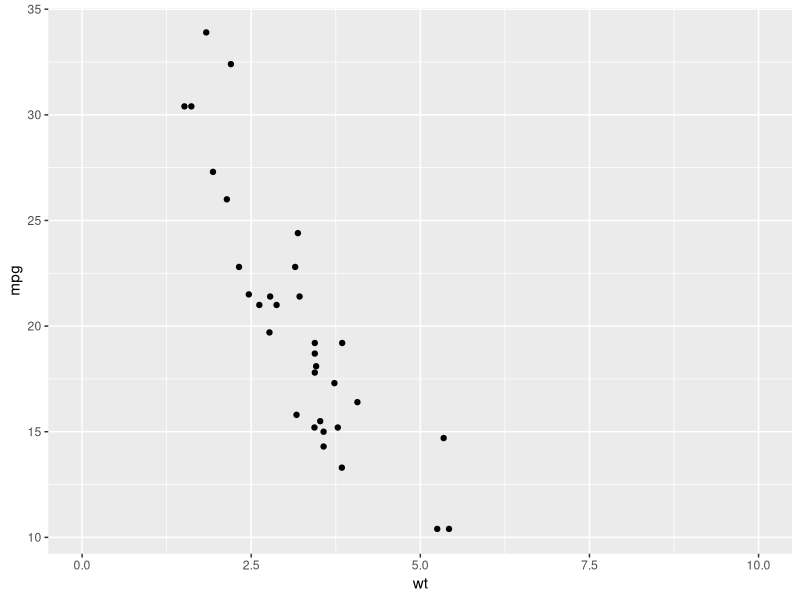

The R source for this figure: (Note: this script raises an error after producing the figure.)
## ---- chunk 1
#| fig-show: "hide"
library(ggplot2)

# In ggplot, plots are created by chaining a series of function calls
ggplot(mtcars, aes(wt, mpg)) +
  geom_point() +
  scale_x_continuous(limits = c(0, 10))
## ---- chunk 2
# The ggplot2 call creates an immutable object defining the plot schema
plot1 <- ggplot(mtcars, aes(wt, mpg))
names(plot1)
length(plot1$layers)

# Adding components such as geoms returns a new schema object
plot2 <- ggplot(mtcars, aes(wt, mpg)) + geom_point()
names(plot2)
length(plot2$layers)
## ---- chunk 3
schema <- create_schema(mtcars) |>
  add_scatterplot(c("wt", "mpg")) |>
  add_barplot(c("cyl"))

schema
str(schema$queue)
## ---- chunk 4
cut(1:10, breaks = c(0, 5, 10))
## ---- chunk 5
#| echo: false
#| fig-cap: "While barplot and spineplot represent the same underlying summaries, 
#| each makes it easier to see different aspects of our data. 
#| Barplot (left) makes it easier to compare absolute counts, 
#| whereas spineplot (right) makes it easier to compare proportions. 
#| Notice that the spineplot makes it much easier to see that 
#| the proportions of blue cases in categories B and C are exactly the same."
#| fig-align: "center"
#| fig-height: 4

knitr::include_graphics("./figures/barplot-spineplot.png")
# library(ggplot2)
# library(dplyr)
# library(patchwork)
# 
# # seed <- sample(1:1e4, 1)
# # set.seed(seed)
# set.seed(8311)
# 
# mtcars2 <- mtcars
# mtcars2$cyl <- factor(mtcars2$cyl, labels = c("A", "B", "C"))
# mtcars2$am <- sample(mtcars2$am)
# mtcars2$am <- factor(mtcars2$am, levels = c(1, 0))
# 
# mtcars_spine1 <- mtcars2 |> 
#   group_by(cyl) |>
#   count() |>
#   ungroup() |>
#   mutate(left = cumsum(lag(n, default = 0)), right = cumsum(n), 
#          position = (left + right) / 2)
# 
# mtcars_spine <- mtcars2 |>
#   count(cyl, am, name = "n_prod") |>
#   left_join(mtcars_spine1, by = "cyl") |>
#   mutate(prop = n_prod / n) |>
#   group_by(cyl) |>
#   mutate(prop_cum = cumsum(prop))
# 
# # Need to reorder the rows to make ggplot2 layer the bars in the right order
# mtcars_spine <- mtcars_spine[c(2 * 0:2 + 2, 2 * 0:2 + 1), ]
# 
# mtcars3 <- mtcars2
# mtcars3$am <- factor(mtcars3$am, levels = c(0, 1))
# 
# p1 <- ggplot(mtcars3, aes(cyl, fill = am)) +
#   geom_bar(col = "white") +
#   scale_fill_manual(values = pal_dark_3[2:1]) +
#   scale_y_continuous(breaks = seq(0, 14, by = 3)) +
#   guides(fill = "none") +
#   labs(x = NULL, y = NULL) +
#   clean_theme
# 
# p2 <- ggplot(mtcars_spine, aes(x = position, y = prop_cum, width = n, fill = am)) +
#   geom_bar(stat = "identity", position = position_identity(), col = "white") +
#   geom_text(data = mtcars_spine1, col = "white",
#             aes(x = position, y = 0.9, label = cyl, fill = NULL)) +
#   scale_x_continuous(breaks = c(0, mtcars_spine$right)) +
#   scale_fill_manual(values = pal_dark_3) +
#   guides(fill = "none") +
#   labs(x = NULL, y = NULL) +
#   clean_theme
# 
# p1 + plot_spacer() + p2 + plot_layout(widths = c(1, 0.05, 1))
## ---- chunk 6
#| fig-align: 'center'
x <- 1:10
y <- rnorm(10, 0, 5)
col <- ifelse(1:10 %in% c(1, 10), "indianred", "grey80")

plot(x, y, col = col, cex = 3, xaxs = "i")
## ---- chunk 7
#| fig-align: 'center'
# By default, the plot() function automatically expands the x- and y-axis
# limits by approximately 4% on each end, see `xaxs` in ?graphics::par
plot(x, y, col = col, cex = 3)
